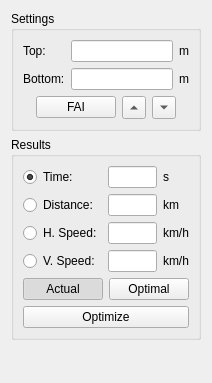
<?xml version="1.0" encoding="UTF-8"?>
<ui version="4.0">
 <class>ScoringView</class>
 <widget class="QWidget" name="ScoringView">
  <property name="geometry">
   <rect>
    <x>0</x>
    <y>0</y>
    <width>200</width>
    <height>383</height>
   </rect>
  </property>
  <property name="maximumSize">
   <size>
    <width>200</width>
    <height>16777215</height>
   </size>
  </property>
  <property name="windowTitle">
   <string>Form</string>
  </property>
  <layout class="QVBoxLayout" name="verticalLayout_2">
   <item>
    <widget class="QGroupBox" name="groupBox">
     <property name="title">
      <string>Settings</string>
     </property>
     <layout class="QVBoxLayout" name="verticalLayout">
      <item>
       <layout class="QGridLayout" name="gridLayout">
        <item row="0" column="0">
         <widget class="QLabel" name="label">
          <property name="text">
           <string>Top:</string>
          </property>
         </widget>
        </item>
        <item row="0" column="1">
         <widget class="QLineEdit" name="topEdit"/>
        </item>
        <item row="0" column="2">
         <widget class="QLabel" name="topUnits">
          <property name="text">
           <string>m</string>
          </property>
         </widget>
        </item>
        <item row="1" column="0">
         <widget class="QLabel" name="label_2">
          <property name="text">
           <string>Bottom:</string>
          </property>
         </widget>
        </item>
        <item row="1" column="1">
         <widget class="QLineEdit" name="bottomEdit"/>
        </item>
        <item row="1" column="2">
         <widget class="QLabel" name="bottomUnits">
          <property name="text">
           <string>m</string>
          </property>
         </widget>
        </item>
       </layout>
      </item>
      <item>
       <layout class="QHBoxLayout" name="horizontalLayout">
        <item>
         <spacer name="horizontalSpacer">
          <property name="orientation">
           <enum>Qt::Horizontal</enum>
          </property>
          <property name="sizeHint" stdset="0">
           <size>
            <width>40</width>
            <height>20</height>
           </size>
          </property>
         </spacer>
        </item>
        <item>
         <widget class="QPushButton" name="faiButton">
          <property name="text">
           <string>FAI</string>
          </property>
         </widget>
        </item>
        <item>
         <widget class="QToolButton" name="upButton">
          <property name="text">
           <string>...</string>
          </property>
          <property name="arrowType">
           <enum>Qt::UpArrow</enum>
          </property>
         </widget>
        </item>
        <item>
         <widget class="QToolButton" name="downButton">
          <property name="text">
           <string>...</string>
          </property>
          <property name="arrowType">
           <enum>Qt::DownArrow</enum>
          </property>
         </widget>
        </item>
        <item>
         <spacer name="horizontalSpacer_2">
          <property name="orientation">
           <enum>Qt::Horizontal</enum>
          </property>
          <property name="sizeHint" stdset="0">
           <size>
            <width>40</width>
            <height>20</height>
           </size>
          </property>
         </spacer>
        </item>
       </layout>
      </item>
     </layout>
    </widget>
   </item>
   <item>
    <widget class="QGroupBox" name="groupBox_2">
     <property name="title">
      <string>Results</string>
     </property>
     <layout class="QVBoxLayout" name="verticalLayout_3">
      <item>
       <layout class="QGridLayout" name="gridLayout_2">
        <item row="0" column="0">
         <widget class="QRadioButton" name="timeButton">
          <property name="text">
           <string>Time:</string>
          </property>
          <property name="checked">
           <bool>true</bool>
          </property>
         </widget>
        </item>
        <item row="0" column="1">
         <widget class="QLineEdit" name="timeEdit">
          <property name="readOnly">
           <bool>true</bool>
          </property>
         </widget>
        </item>
        <item row="0" column="2">
         <widget class="QLabel" name="timeUnits">
          <property name="text">
           <string>s</string>
          </property>
         </widget>
        </item>
        <item row="1" column="0">
         <widget class="QRadioButton" name="distanceButton">
          <property name="text">
           <string>Distance:</string>
          </property>
         </widget>
        </item>
        <item row="1" column="1">
         <widget class="QLineEdit" name="distanceEdit">
          <property name="readOnly">
           <bool>true</bool>
          </property>
         </widget>
        </item>
        <item row="1" column="2">
         <widget class="QLabel" name="distanceUnits">
          <property name="text">
           <string>km</string>
          </property>
         </widget>
        </item>
        <item row="2" column="0">
         <widget class="QRadioButton" name="hSpeedButton">
          <property name="text">
           <string>H. Speed:</string>
          </property>
         </widget>
        </item>
        <item row="2" column="1">
         <widget class="QLineEdit" name="horizontalSpeedEdit">
          <property name="readOnly">
           <bool>true</bool>
          </property>
         </widget>
        </item>
        <item row="2" column="2">
         <widget class="QLabel" name="horizontalSpeedUnits">
          <property name="text">
           <string>km/h</string>
          </property>
         </widget>
        </item>
        <item row="3" column="0">
         <widget class="QRadioButton" name="vSpeedButton">
          <property name="text">
           <string>V. Speed:</string>
          </property>
         </widget>
        </item>
        <item row="3" column="1">
         <widget class="QLineEdit" name="verticalSpeedEdit"/>
        </item>
        <item row="3" column="2">
         <widget class="QLabel" name="verticalSpeedUnits">
          <property name="text">
           <string>km/h</string>
          </property>
         </widget>
        </item>
       </layout>
      </item>
      <item>
       <layout class="QHBoxLayout" name="horizontalLayout_2">
        <item>
         <widget class="QPushButton" name="actualButton">
          <property name="text">
           <string>Actual</string>
          </property>
          <property name="checkable">
           <bool>true</bool>
          </property>
          <property name="checked">
           <bool>true</bool>
          </property>
         </widget>
        </item>
        <item>
         <widget class="QPushButton" name="optimalButton">
          <property name="text">
           <string>Optimal</string>
          </property>
          <property name="checkable">
           <bool>true</bool>
          </property>
         </widget>
        </item>
       </layout>
      </item>
      <item>
       <widget class="QPushButton" name="optimizeButton">
        <property name="text">
         <string>Optimize</string>
        </property>
       </widget>
      </item>
     </layout>
    </widget>
   </item>
   <item>
    <spacer name="verticalSpacer">
     <property name="orientation">
      <enum>Qt::Vertical</enum>
     </property>
     <property name="sizeHint" stdset="0">
      <size>
       <width>20</width>
       <height>50</height>
      </size>
     </property>
    </spacer>
   </item>
  </layout>
 </widget>
 <resources/>
 <connections/>
</ui>
